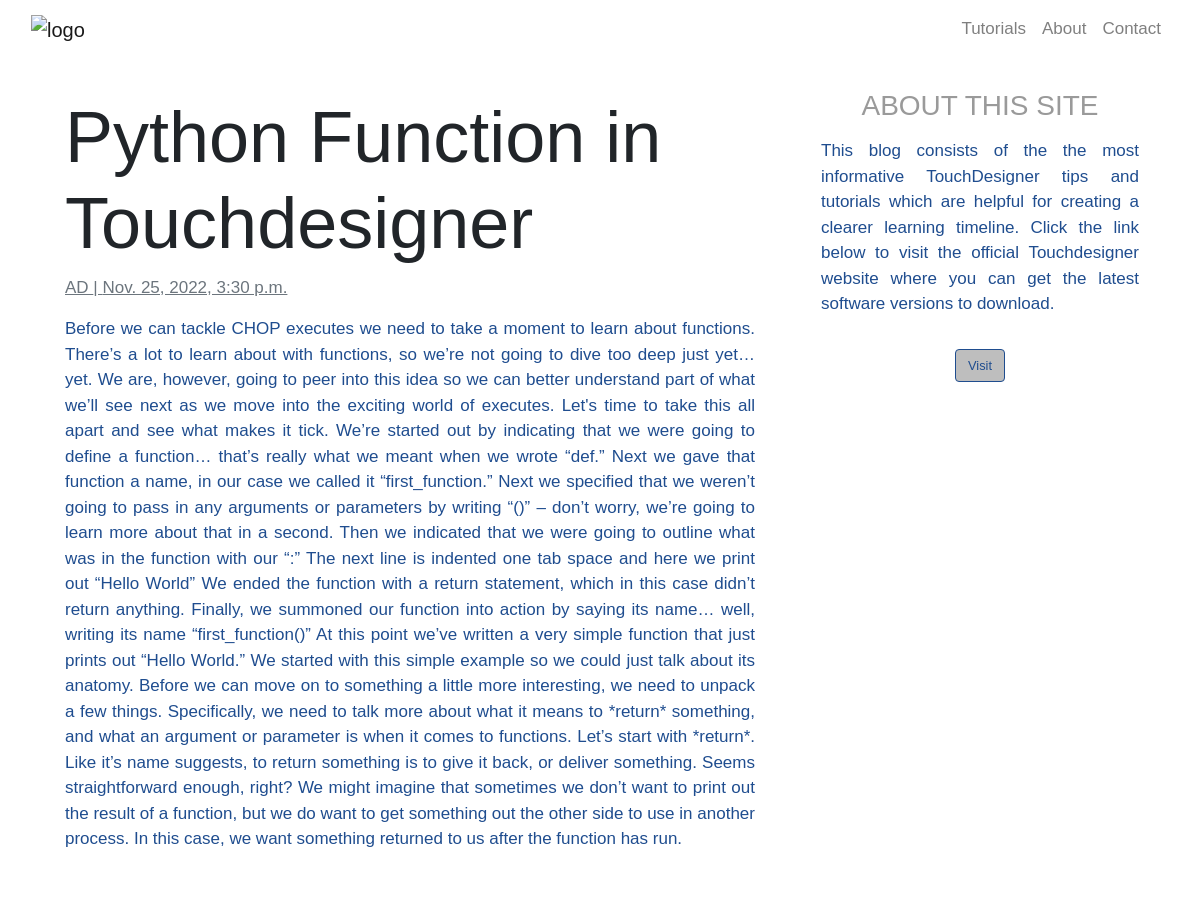
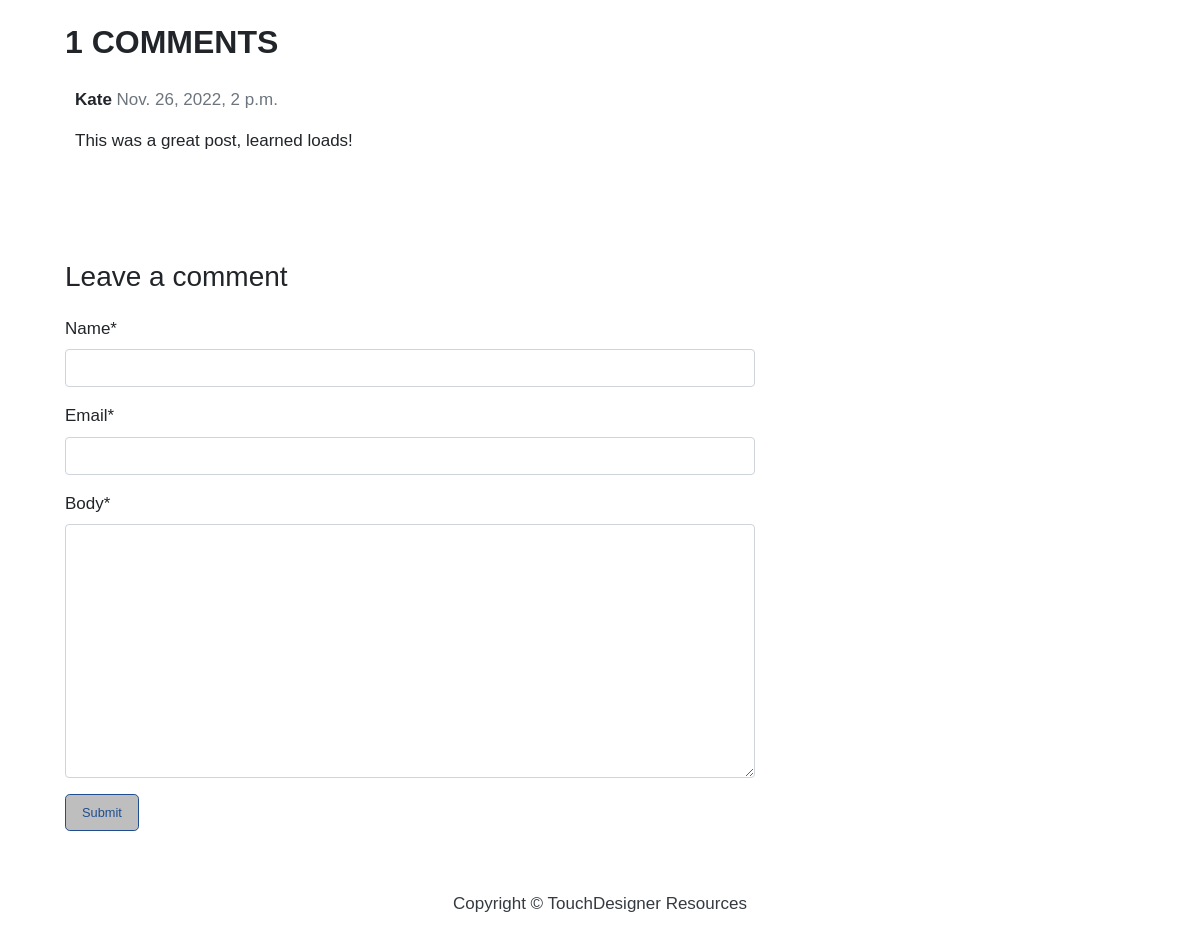
/python-function-in-touchdesigner/, run on the app's committed database (2 pictures, top to bottom).
### blog/models.py (models this page shows, shortened)
class Post(models.Model):
    title = models.CharField(max_length=200, unique=True)
    slug = models.SlugField(max_length=200, unique=True)
    author = models.ForeignKey(User, on_delete= models.CASCADE,related_name='blog_posts')
    updated_on = models.DateTimeField(auto_now= True)
    content = models.TextField()
    created_on = models.DateTimeField(auto_now_add=True)
    status = models.IntegerField(choices=STATUS, default=0)
    image = models.ImageField(upload_to='images/')
    class Meta:
        ordering = ['-created_on']

class Comment(models.Model):
    post = models.ForeignKey(Post,on_delete=models.CASCADE,related_name='comments')
    name = models.CharField(max_length=80)
    email = models.EmailField()
    body = models.TextField()
    created_on = models.DateTimeField(auto_now_add=True)
    active = models.BooleanField(default=True)
    class Meta:
        ordering = ['created_on']

### blog/views.py (the view)
# urls.py: path('<slug:slug>/', views.post_detail, name='post_detail')
def post_detail(request, slug):
    template_name = 'post_detail.html'
    post = get_object_or_404(Post, slug=slug)
    comments = post.comments.filter(active=True)
    new_comment = None
    if request.method == 'POST':
        comment_form = CommentForm(data=request.POST)
        if comment_form.is_valid():
            new_comment = comment_form.save(commit=False)
            new_comment.post = post
            new_comment.save()
    else:
        comment_form = CommentForm()
    return render(request, template_name, {'post': post,
                                           'comments': comments,
                                           'new_comment': new_comment,
                                           'comment_form': comment_form})

### blog/forms.py
class CommentForm(forms.ModelForm):
    class Meta:
        model = Comment
        fields = ('name', 'email', 'body')

### templates/post_detail.html (shortened to what this page needs)
{% extends 'base.html' %} {% block content %}
{% load crispy_forms_tags %}
<div class="container">
  <div class="row">
    <div class="col-md-8 card mb-4  mt-3 left  top">
      <div class="card-body">
        <h1 class="h1-transformation">{% block title %} {{ post.title }} {% endblock title %}</h1>
        <p class="text-muted underline">{{ post.author }} | {{ post.created_on }}</p>
        <p class="card-text ">{{ post.content | safe }}</p>
      </div>
    </div>
    {% block sidebar %} {% include 'sidebar.html' %} {% endblock sidebar %}
    <div class="col-md-8 card mb-4  mt-3 ">
      <div class="card-body">
        {% with comments.count as total_comments %}
        <h2>{{ total_comments }} comments</h2>
          {% endwith %} {% for comment in comments %}
        <div class="comments" style="padding: 10px;">
          <p class="font-weight-bold">
            {{ comment.name }}
            <span class=" text-muted font-weight-normal">
              {{ comment.created_on }}
            </span>
          </p>
          {{ comment.body | linebreaks }}
        </div>
        {% endfor %}
      </div>
    </div>
    <div class="col-md-8 card mb-4  mt-3 ">
      <div class="card-body">
        {% if new_comment %}
        <div class="alert alert-success" role="alert">
          Your comment is awaiting moderation
        </div>
        {% else %}
        <h3>Leave a comment</h3>
        <form method="post" style="margin-top: 1.3em;">
          {{ comment_form | crispy }}
          <button type="submit" class="btn btn-primary  btn-lg">Submit</button>
        </form>
        {% endif %}
      </div>
    </div>
  </div>
</div>
{% endblock content %}

### blog/static/blog/css/style.css (style rules this page uses)
body { font-family: 'Mona-Sans', sans-serif; font-size: 17px; background-color: #fff; }
.card-body h2 { font-family: 'Fakt Pro', sans-serif; text-transform: uppercase; font-weight: bold; margin-bottom: 0; }
.card { border: none; }
.card-text { color: #1f4d8f; text-align: justify; }
.btn { font-size: 0.8rem; color: #1f4d8f; border: solid 1px #1f4d8f; background-color: rgb(190, 190, 190); }
.h1-transformation { font-size: 4.5rem; }
.underline { text-decoration: underline; }

### data on the page
Post: title "Python Function in Touchdesigner", author "AD", created_on "Nov. 25, 2022, 3:30 p.m.", content "Before we can tackle CHOP executes we need to take a moment to learn about functions. There’s a lot to learn about with functions, so we’re not going to dive too deep just yet… yet. We are, however, going to peer into this idea so we can better understand part of what we’ll see next as we move into the exciting world of executes. Let's time to take this all apart and see what makes it tick. We’re started out by indicating that we were going to define a function… that’s really what we meant when we wrote “def.” Next we gave that function a name, in our case we called it “first_function.” Next we specified that we weren’t going to pass in any arguments or parameters by writing “()” – don’t…"
Comment: name "Kate", created_on "Nov. 26, 2022, 2 p.m.", body "This was a great post, learned loads!"

### other printed values
{{ total_comments }} "1"
